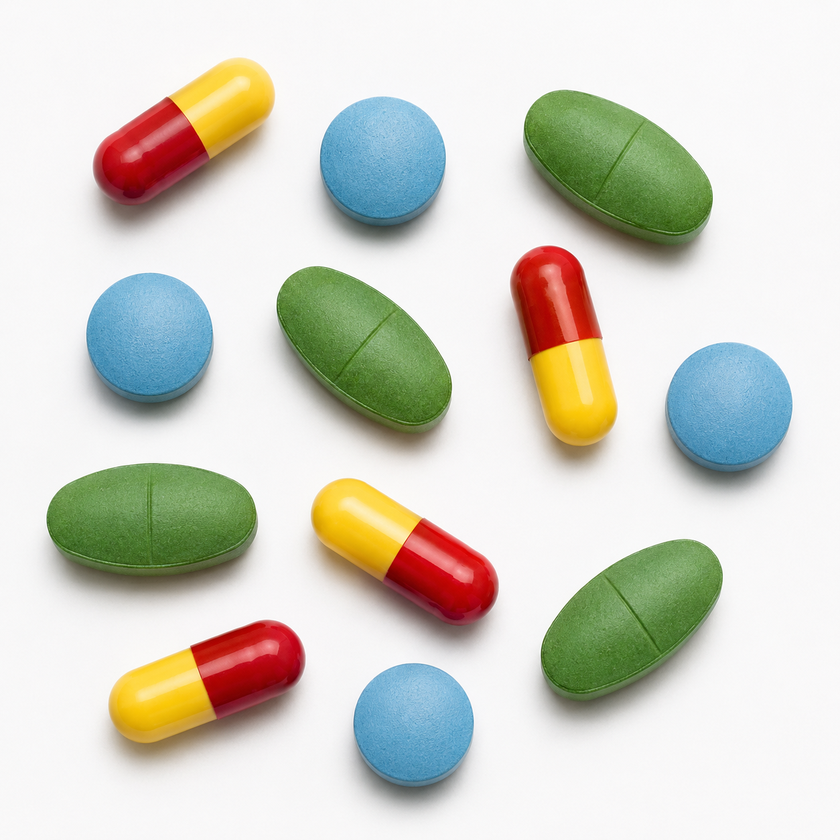
#> input picture image/input/remedio.png, 840 x 840 px, shrunk from 1254 x 1254 before the run
$ jupyter execute Representacao.ipynb
#> lines starting #> are read from the running program, lines starting #| are printed output that depends on the picture; after the words box and inside, x2 and y2 are one past the last pixel; in counts of white or black regions, pixels touching at a corner belong together
# Atividade 2 – Parte 1: Representação de Objetos
**TECA2 – Tópicos em Visão Computacional**
**Alunos:** Henryque Oliveira, Matheus Marinho e Rodrigo Oliveira

**Contexto de aplicação:** Inspeção farmacêutica – análise de comprimidos e cápsulas sobre bandeja.

O pipeline desta parte percorre as seguintes etapas:
1. Preparação da imagem base
2. Binarização com múltiplas abordagens (limiar fixo, Otsu, adaptativo)
3. Operações morfológicas
4. Rotulação de componentes conectados
5. Análise comparativa (conectividade-4 vs conectividade-8)

## 0. Importações e configurações

[cell 1]
import cv2
import os

# Garante que a pasta de saída existe
os.makedirs("../image/output", exist_ok=True)
import numpy as np
import matplotlib.pyplot as plt
import matplotlib.patches as mpatches
import pandas as pd
import time

# Exibe figuras maiores e nítidas no notebook
plt.rcParams['figure.dpi'] = 120
plt.rcParams['figure.figsize'] = (14, 5)

# Caminho da imagem base
IMG_PATH = '../image/input/remedio.png'

print('Bibliotecas carregadas com sucesso.')

---
## Etapa 1 – Preparação da imagem base

[cell 2]
# Carrega a imagem em BGR (padrão OpenCV) e converte para RGB (exibição)
img_bgr = cv2.imread(IMG_PATH)
#> img_bgr is the input picture: shape (840, 840, 3); mean B, G, R 200.2, 211, 211.3
img_rgb = cv2.cvtColor(img_bgr, cv2.COLOR_BGR2RGB)

# Converte para escala de cinza – usada em todas as etapas seguintes
img_gray = cv2.cvtColor(img_bgr, cv2.COLOR_BGR2GRAY)

h, w = img_gray.shape
print(f'Resolução: {w} × {h} pixels')
#| Resolução: 840 × 840 pixels
print(f'Valor mínimo de cinza: {img_gray.min()}')
#| Valor mínimo de cinza: 27
print(f'Valor máximo de cinza: {img_gray.max()}')
#| Valor máximo de cinza: 255
print(f'Contraste médio estimado: {img_gray.max() - img_gray.min()} níveis de cinza')
#| Contraste médio estimado: 228 níveis de cinza

# Exibe original e escala de cinza lado a lado
fig, axes = plt.subplots(1, 2, figsize=(12, 5))
axes[0].imshow(img_rgb)
axes[0].set_title('Imagem Original (RGB)', fontsize=13)
axes[0].axis('off')

axes[1].imshow(img_gray, cmap='gray')
axes[1].set_title('Escala de Cinza', fontsize=13)
axes[1].axis('off')

plt.tight_layout()
plt.savefig('../image/output/etapa1_preparacao.png', bbox_inches='tight')
plt.show()

---
## Etapa 2 – Binarização com múltiplas abordagens

### 2.1 Análise do histograma para escolha do limiar fixo

[cell 3]
# Calcula o histograma da imagem em cinza
hist = cv2.calcHist([img_gray], [0], None, [256], [0, 256]).flatten()
#> hist = 256 values, max 141342 at index 248, min 0 at index 0, mean 2756.2

# O fundo é claro (branco/cinza muito claro). Os objetos aparecem em tons mais escuros.
# Analisando o histograma, escolhemos um limiar que separa o fundo dos objetos.
# O pico do fundo deve estar perto de 220-255; os objetos ficam abaixo de ~200.
LIMIAR_FIXO = 200  # Ajuste conforme análise visual do histograma

plt.figure(figsize=(10, 4))
plt.bar(range(256), hist, width=1, color='steelblue', alpha=0.7)
plt.axvline(LIMIAR_FIXO, color='red', linewidth=2, label=f'Limiar fixo = {LIMIAR_FIXO}')
plt.title('Histograma da Imagem em Cinza com Limiar Fixo Marcado', fontsize=13)
plt.xlabel('Intensidade de cinza')
plt.ylabel('Frequência de pixels')
plt.legend()
plt.tight_layout()
plt.savefig('../image/output/etapa2_histograma_fixo.png', bbox_inches='tight')
plt.show()

# Observação: Procure pelo vale entre o pico dos objetos e o pico do fundo.
# O limiar ideal fica nesse vale.

### 2.2 Aplicação das três técnicas de limiarização

[cell 4]
# --- Técnica 1: Thresholding global com valor fixo ---
# cv2.THRESH_BINARY_INV: pixels ABAIXO do limiar viram branco (objetos), fundo vira preto
_, bin_fixo = cv2.threshold(img_gray, LIMIAR_FIXO, 255, cv2.THRESH_BINARY_INV)

# --- Técnica 2: Thresholding automático de Otsu ---
# Otsu encontra o limiar ótimo automaticamente minimizando a variância intra-classe
otsu_val, bin_otsu = cv2.threshold(img_gray, 0, 255,
                                    cv2.THRESH_BINARY_INV + cv2.THRESH_OTSU)
#> otsu_val = 183
print(f'Limiar calculado por Otsu: {otsu_val:.1f}')
#| Limiar calculado por Otsu: 183.0

# --- Técnica 3: Thresholding adaptativo (Gaussiano) ---
# Calcula um limiar diferente para cada região da imagem (janela local)
# Útil quando a iluminação não é uniforme em toda a imagem
bin_adaptativo = cv2.adaptiveThreshold(
    img_gray, 255,
    cv2.ADAPTIVE_THRESH_GAUSSIAN_C,  # média ponderada gaussiana da vizinhança
    cv2.THRESH_BINARY_INV,
    blockSize=51,   # tamanho da janela local (deve ser ímpar)
    C=10            # constante subtraída da média
)

# Exibe as três binarizações lado a lado
fig, axes = plt.subplots(1, 3, figsize=(15, 5))
titulos = [
    f'Limiar Fixo ({LIMIAR_FIXO})',
    f'Otsu (limiar={otsu_val:.0f})',
    'Adaptativo Gaussiano'
]
#> titulos = ['Limiar Fixo (200)', 'Otsu (limiar=183)', 'Adaptativo Gaussiano']
imgs_bin = [bin_fixo, bin_otsu, bin_adaptativo]

for ax, img, titulo in zip(axes, imgs_bin, titulos):
    ax.imshow(img, cmap='gray')
    ax.set_title(titulo, fontsize=12)
    ax.axis('off')
#> this loop made 3 passes
#> titulo on passes 1 to 3: 'Limiar Fixo (200)', 'Otsu (limiar=183)', 'Adaptativo Gaussiano'

plt.suptitle('Comparação das Técnicas de Binarização', fontsize=14, y=1.02)
plt.tight_layout()
plt.savefig('../image/output/etapa2_binarizacoes.png', bbox_inches='tight')
plt.show()

### 2.3 Visualização completa: entrada → histograma → binarização

[cell 5]
limiares = [LIMIAR_FIXO, otsu_val, None]  # None para adaptativo (não tem valor único)
nomes = [f'Fixo ({LIMIAR_FIXO})', f'Otsu ({otsu_val:.0f})', 'Adaptativo Gaussiano']
#> nomes = ['Fixo (200)', 'Otsu (183)', 'Adaptativo Gaussiano']
cores = ['red', 'green', 'purple']

fig, axes = plt.subplots(3, 3, figsize=(15, 12))

for i, (img_bin, nome, limiar, cor) in enumerate(zip(imgs_bin, nomes, limiares, cores)):
    # Coluna 0: imagem original em cinza
    axes[i, 0].imshow(img_gray, cmap='gray')
    axes[i, 0].set_title('Imagem em Cinza', fontsize=11)
    axes[i, 0].axis('off')

    # Coluna 1: histograma com limiar marcado
    axes[i, 1].bar(range(256), hist, width=1, color='steelblue', alpha=0.6)
    if limiar is not None:
        axes[i, 1].axvline(limiar, color=cor, linewidth=2.5, label=f'Limiar = {limiar:.0f}')
        axes[i, 1].legend(fontsize=9)
    else:
        axes[i, 1].set_title('Histograma (limiar local)', fontsize=11)
    axes[i, 1].set_title(f'Histograma – {nome}', fontsize=11)
    axes[i, 1].set_xlabel('Intensidade')
    axes[i, 1].set_ylabel('Frequência')

    # Coluna 2: imagem binarizada
    axes[i, 2].imshow(img_bin, cmap='gray')
    axes[i, 2].set_title(f'Binarização – {nome}', fontsize=11)
    axes[i, 2].axis('off')
#> this loop made 3 passes
#> (nome, limiar, cor) on passes 1 to 3: ('Fixo (200)', 200, 'red'), ('Otsu (183)', 183, 'green'), ('Adaptativo Gaussiano', None, 'purple')

plt.suptitle('Pipeline Completo: Cinza → Histograma → Binarização', fontsize=14, y=1.01)
plt.tight_layout()
plt.savefig('../image/output/etapa2_pipeline_completo.png', bbox_inches='tight')
plt.show()

---
## Etapa 3 – Operações morfológicas

Operações morfológicas são aplicadas na **melhor binarização** para remover ruídos e preencher buracos internos nos objetos.

- **Opening (abertura):** Erosão seguida de dilatação → remove ruídos pequenos (pixels isolados)
- **Closing (fechamento):** Dilatação seguida de erosão → preenche buracos dentro dos objetos

[cell 6]
# Escolha da melhor binarização para morfologia
# Otsu geralmente é mais robusta para imagens com boa separação de classes
bin_melhor = bin_otsu.copy()
NOME_MELHOR = f'Otsu (limiar={otsu_val:.0f})'
#> NOME_MELHOR = 'Otsu (limiar=183)'

# Define dois tamanhos de elemento estruturante (núcleo elíptico)
kernel_pequeno = cv2.getStructuringElement(cv2.MORPH_ELLIPSE, (5, 5))
kernel_grande  = cv2.getStructuringElement(cv2.MORPH_ELLIPSE, (15, 15))

# Opening: remove ruídos externos (pixels brancos isolados)
open_peq  = cv2.morphologyEx(bin_melhor, cv2.MORPH_OPEN,  kernel_pequeno)
open_gran = cv2.morphologyEx(bin_melhor, cv2.MORPH_OPEN,  kernel_grande)

# Closing: fecha buracos internos (ex: divisão visível nos comprimidos)
close_peq  = cv2.morphologyEx(open_peq,  cv2.MORPH_CLOSE, kernel_pequeno)
close_gran = cv2.morphologyEx(open_gran, cv2.MORPH_CLOSE, kernel_grande)

fig, axes = plt.subplots(2, 3, figsize=(15, 9))

imagens_morph = [
    (bin_melhor, f'Original ({NOME_MELHOR})'),
    (open_peq,   'Opening – kernel 5×5'),
    (close_peq,  'Opening+Closing – kernel 5×5'),
    (bin_melhor, f'Original ({NOME_MELHOR})'),
    (open_gran,  'Opening – kernel 15×15'),
    (close_gran, 'Opening+Closing – kernel 15×15'),
]

for ax, (img, titulo) in zip(axes.flat, imagens_morph):
    ax.imshow(img, cmap='gray')
    ax.set_title(titulo, fontsize=11)
    ax.axis('off')
#> this loop made 6 passes
#> titulo on passes 1 to 4: 'Original (Otsu (limiar=183))', 'Opening – kernel 5×5', 'Opening+Closing – kernel 5×5', 'Original (Otsu (limiar=183))'

plt.suptitle('Efeito das Operações Morfológicas (Opening e Closing)', fontsize=14, y=1.01)
plt.tight_layout()
plt.savefig('../image/output/etapa3_morfologia.png', bbox_inches='tight')
plt.show()

# A binarização morfologicamente tratada será usada nas etapas seguintes
bin_final = close_peq
print('Binarização final selecionada: Otsu + Opening + Closing (kernel 5×5)')

---
## Etapa 4 – Rotulação de Componentes Conectados

O algoritmo `cv2.connectedComponentsWithStats` percorre a imagem binarizada e atribui um rótulo único para cada grupo de pixels conectados (blob). O rótulo 0 é reservado ao fundo.

[cell 7]
def rotular_componentes(binaria, conectividade=8):
    """
    Aplica rotulação de componentes conectados.
    Retorna: número de rótulos, mapa de rótulos, estatísticas, centróides.
    """
    num_labels, labels, stats, centroids = cv2.connectedComponentsWithStats(
        binaria, connectivity=conectividade
    )
    return num_labels, labels, stats, centroids


def filtrar_blobs(stats, centroids, area_minima=500, img_shape=None):
    """
    Filtra blobs com área menor que area_minima.
    O rótulo 0 (fundo) é sempre removido.
    Retorna os índices válidos.
    """
    indices_validos = []
    for i in range(1, len(stats)):  # ignora rótulo 0 = fundo
        area = stats[i, cv2.CC_STAT_AREA]
        if area >= area_minima:
            indices_validos.append(i)
    return indices_validos


# Aplica a rotulação com conectividade-8
num_labels, labels, stats, centroids = rotular_componentes(bin_final, conectividade=8)
#> in rotular_componentes, `num_labels, labels, stats, centroids = cv2.connectedComponentsWithStat..`: num_labels = 13; stats = 13 rows, first 6: [0, 0, 840, 840, 513028], [523, 90, 190, 177, 23112], [93, 97, 176, 133, 13113], [320, 110, 126, 135, 11984], [510, 246, 105, 220, 11162], [276, 266, 176, 187, 21858]; centroids = 13 rows, first 8: [425.7, 415.6], [616, 176.9], [166.6, 160.7], [378.6, 181.7], [555.4, 341.4], [362.9, 358.4], [147.4, 351.4], [725.4, 420.7]
#> num_labels = 13
indices_validos = filtrar_blobs(stats, centroids, area_minima=500)
#> the loop in filtrar_blobs, `for i in range(1, len(stats)):` made 12 passes
#> area on passes 1 to 4: 23112, 13113, 11984, 11162
#> after the loop in filtrar_blobs, `for i in range(1, len(stats)):`: indices_validos = [1, 2, 3, 4, 5, 6, 7, 8, 9, 10, 11, 12]
#> indices_validos = [1, 2, 3, 4, 5, 6, 7, 8, 9, 10, 11, 12]

print(f'Total de componentes detectados (incluindo fundo): {num_labels}')
#| Total de componentes detectados (incluindo fundo): 13
print(f'Blobs válidos (área ≥ 500 px): {len(indices_validos)}')
#| Blobs válidos (área ≥ 500 px): 12

[cell 8]
def criar_imagem_colorida(labels, indices_validos):
    """
    Gera uma imagem colorida onde cada blob recebe uma cor distinta.
    Usa o colormap HSV para garantir cores bem distribuídas.
    """
    h, w = labels.shape
    img_colorida = np.zeros((h, w, 3), dtype=np.uint8)
    n = len(indices_validos)
    colormap = plt.get_cmap('hsv', n)

    for idx, label_id in enumerate(indices_validos):
        cor = np.array(colormap(idx)[:3]) * 255  # RGB 0-255
        img_colorida[labels == label_id] = cor.astype(np.uint8)

    return img_colorida


img_colorida = criar_imagem_colorida(labels, indices_validos)
#> in criar_imagem_colorida, `n = len(indices_validos)`: n = 12
#> the loop in criar_imagem_colorida, `for idx, label_id in enumerate(indices_validos):` made 12 passes
#> cor on passes 1 to 4: [255, 0, 0], [255, 136.9, 0], [236.2, 255, 0], [99.25, 255, 0]
#> after the loop in criar_imagem_colorida, `for idx, label_id in enumerate(indices_validos):`:
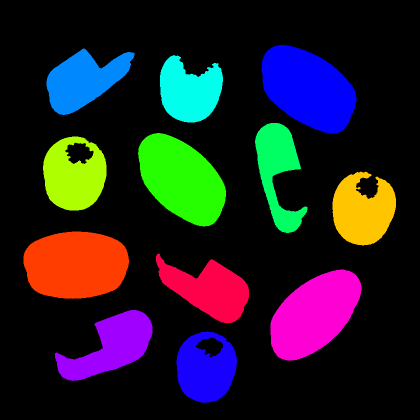
#> img_colorida: shape (840, 840, 3) (shown at 1/2 size); mean of channels 0, 1, 2 36.1, 29.4, 33.9; drawn as B, G, R

# Sobrepõe contornos e bounding boxes na imagem original
img_anotada = img_rgb.copy()

for idx, label_id in enumerate(indices_validos):
    x = stats[label_id, cv2.CC_STAT_LEFT]
    y = stats[label_id, cv2.CC_STAT_TOP]
    ww = stats[label_id, cv2.CC_STAT_WIDTH]
    hh = stats[label_id, cv2.CC_STAT_HEIGHT]
    cx, cy = int(centroids[label_id][0]), int(centroids[label_id][1])

    # Bounding box em verde
    cv2.rectangle(img_anotada, (x, y), (x + ww, y + hh), (0, 220, 0), 2)

    # Contorno do blob em amarelo
    mask_blob = (labels == label_id).astype(np.uint8)
    contornos, _ = cv2.findContours(mask_blob, cv2.RETR_EXTERNAL, cv2.CHAIN_APPROX_SIMPLE)
    cv2.drawContours(img_anotada, contornos, -1, (255, 220, 0), 2)

    # ID do componente acima da bounding box
    cv2.putText(img_anotada, f'#{idx+1}', (x, y - 6),
                cv2.FONT_HERSHEY_SIMPLEX, 0.7, (255, 50, 50), 2)
#> this loop made 12 passes
#> (x, y, ww, hh, cx, cy) on passes 1 to 4: (523, 90, 190, 177, 616, 176), (93, 97, 176, 133, 166, 160), (320, 110, 126, 135, 378, 181), (510, 246, 105, 220, 555, 341)
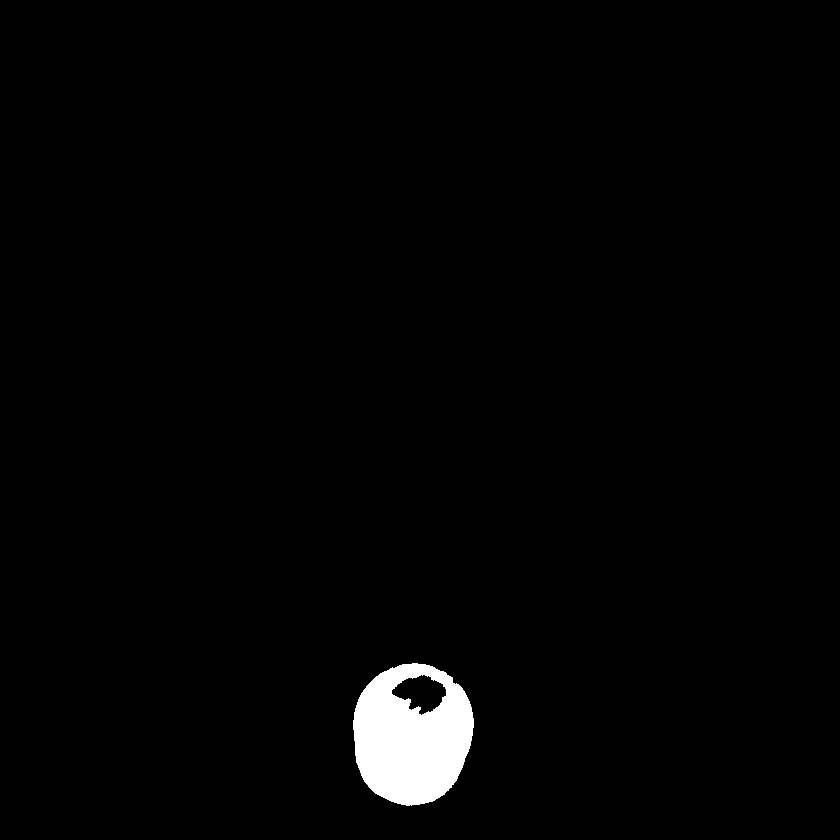
#> mask_blob: shape (840, 840); values 0 (black) and 1 (white), 1.7% white; 1 white region, box (x1, y1, x2, y2) and area: (353, 663, 474, 806) 12319

fig, axes = plt.subplots(1, 2, figsize=(14, 6))
axes[0].imshow(img_colorida)
axes[0].set_title(f'Mapa de Blobs Coloridos ({len(indices_validos)} objetos)', fontsize=13)
axes[0].axis('off')

axes[1].imshow(img_anotada)
axes[1].set_title('Contornos e Bounding Boxes na Imagem Original', fontsize=13)
axes[1].axis('off')

plt.tight_layout()
plt.savefig('../image/output/etapa4_rotulacao.png', bbox_inches='tight')
plt.show()

[cell 9]
# Histograma de áreas dos blobs detectados
areas = [stats[i, cv2.CC_STAT_AREA] for i in indices_validos]
#> areas = [23112, 13113, 11984, 11162, 21858, 13412, 13198, 23248, 13546, 21690, 13930, 12319]

plt.figure(figsize=(9, 4))
plt.hist(areas, bins=10, color='steelblue', edgecolor='white', linewidth=0.8)
plt.axvline(np.mean(areas), color='red', linestyle='--', linewidth=2,
            label=f'Média = {np.mean(areas):.0f} px²')
plt.title('Histograma de Áreas dos Blobs Detectados', fontsize=13)
plt.xlabel('Área (pixels²)')
plt.ylabel('Número de blobs')
plt.legend()
plt.tight_layout()
plt.savefig('../image/output/etapa4_histograma_areas.png', bbox_inches='tight')
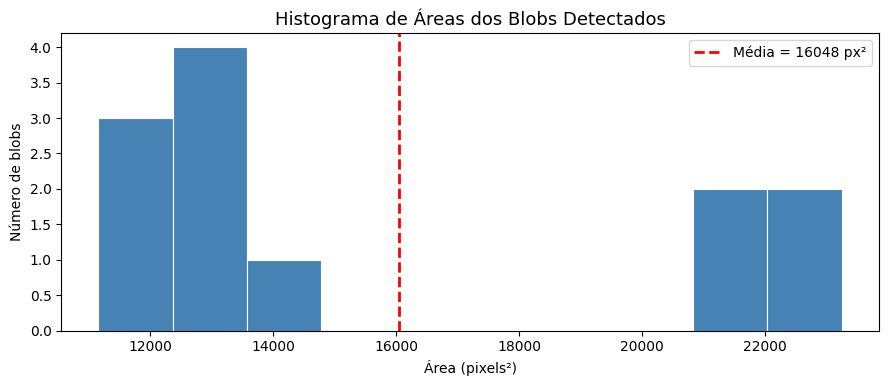
#> figure drawn by matplotlib, 1 panel; tallest bar 4 high, from x = 12370.6 to 13579.2
plt.show()

print(f'Área mínima: {min(areas):.0f} px²')
#| Área mínima: 11162 px²
print(f'Área máxima: {max(areas):.0f} px²')
#| Área máxima: 23248 px²
print(f'Área média:  {np.mean(areas):.0f} px²')
#| Área média:  16048 px²

---
## Etapa 5 – Análise Comparativa: Conectividade-4 vs Conectividade-8

[cell 10]
resultados_conectividade = []

for conn in [4, 8]:
    t_inicio = time.perf_counter()
    n_labels, lbs, sts, cents = rotular_componentes(bin_final, conectividade=conn)
    t_fim = time.perf_counter()

    idxs = filtrar_blobs(sts, cents, area_minima=500)
    areas_conn = [sts[i, cv2.CC_STAT_AREA] for i in idxs]

    resultados_conectividade.append({
        'Conectividade': conn,
        'N° de blobs (total)': n_labels - 1,  # -1 para excluir o fundo
        'N° de blobs válidos (área ≥ 500)': len(idxs),
        'Área média (px²)': round(np.mean(areas_conn), 1) if areas_conn else 0,
        'Área mínima (px²)': min(areas_conn) if areas_conn else 0,
        'Área máxima (px²)': max(areas_conn) if areas_conn else 0,
        'Tempo (ms)': round((t_fim - t_inicio) * 1000, 3)
    })
#> this loop made 2 passes
#> (num_labels in rotular_componentes, n_labels, idxs) on passes 1 to 2: (13, 13, [1, 2, 3, 4, 5, 6, 7, 8, 9, 10, 11, 12]), (13, 13, [1, 2, 3, 4, 5, 6, 7, 8, 9, 10, 11, 12])
#> after the loop, resultados_conectividade = 2 items

df_comparativo = pd.DataFrame(resultados_conectividade)
#> df_comparativo = table of 2 rows and 7 columns
df_comparativo = df_comparativo.set_index('Conectividade')
#> df_comparativo = table of 2 rows and 6 columns
print('Tabela Comparativa – Conectividade-4 vs Conectividade-8')
print('=' * 60)
display(df_comparativo)

[cell 11]
# Visualização lado a lado das rotulações com conectividade-4 e 8
fig, axes = plt.subplots(1, 2, figsize=(14, 6))

for ax, conn in zip(axes, [4, 8]):
    n_l, lbs, sts, cents = rotular_componentes(bin_final, conectividade=conn)
    idxs = filtrar_blobs(sts, cents, area_minima=500)
    img_col = criar_imagem_colorida(lbs, idxs)
    ax.imshow(img_col)
    ax.set_title(f'Conectividade-{conn} → {len(idxs)} blobs válidos', fontsize=13)
    ax.axis('off')
#> this loop made 2 passes
#> (num_labels in rotular_componentes, n_l, idxs, n in criar_imagem_colorida) on passes 1 to 2: (13, 13, [1, 2, 3, 4, 5, 6, 7, 8, 9, 10, 11, 12], 12), (13, 13, [1, 2, 3, 4, 5, 6, 7, 8, 9, 10, 11, 12], 12)

plt.suptitle('Comparação Visual: Conectividade-4 vs Conectividade-8', fontsize=14)
plt.tight_layout()
plt.savefig('../image/output/etapa5_comparacao_conectividade.png', bbox_inches='tight')
plt.show()

---
## Tabela Comparativa das Binarizações

[cell 12]
# Avalia cada binarização com conectividade-8
dados_bin = []
for nome_bin, img_bin in zip(['Fixo', 'Otsu', 'Adaptativo'], imgs_bin):
    # Aplica morfologia mínima antes de rotular
    img_morf = cv2.morphologyEx(img_bin, cv2.MORPH_OPEN,  kernel_pequeno)
    img_morf = cv2.morphologyEx(img_morf, cv2.MORPH_CLOSE, kernel_pequeno)

    n_l, lbs, sts, cents = rotular_componentes(img_morf, conectividade=8)
    idxs = filtrar_blobs(sts, cents, area_minima=500)
    areas_b = [sts[i, cv2.CC_STAT_AREA] for i in idxs]

    dados_bin.append({
        'Técnica': nome_bin,
        'N° blobs detectados': len(idxs),
        'N° esperado': 12,  # Validado por contagem manual na imagem original (12 objetos visíveis)
        'Diferença': len(idxs) - 12,
        'Área média (px²)': round(np.mean(areas_b), 1) if areas_b else 0
    })
#> this loop made 3 passes
#> pass 1, in rotular_componentes (call 6), `num_labels, labels, stats, centroids = cv2.connectedComponentsWithStat..`:
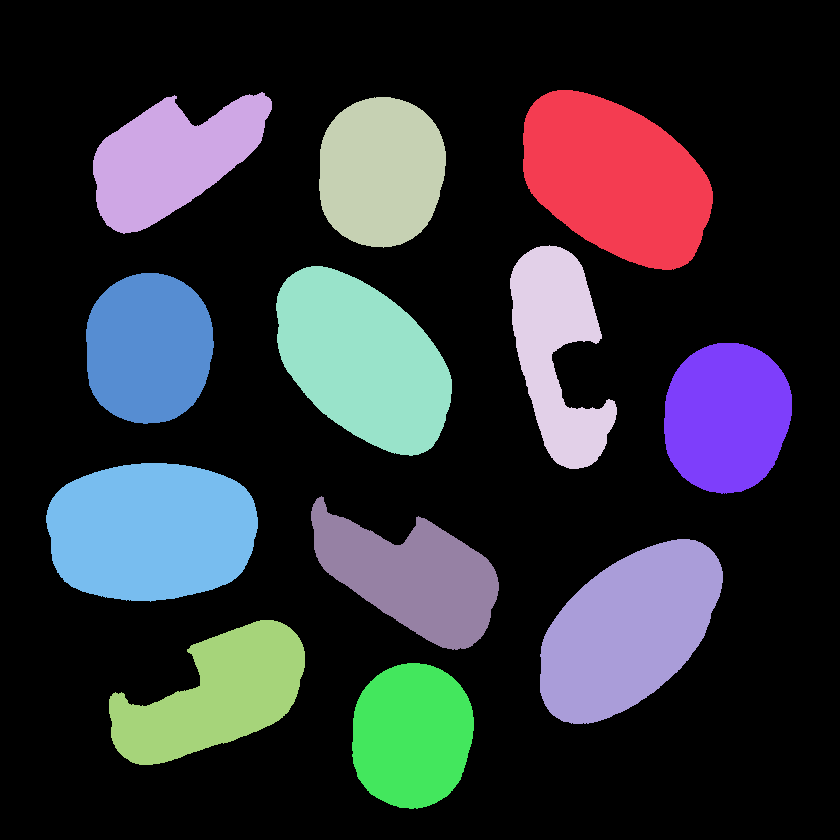
#> labels: shape (840, 840) int32; 13 distinct labels, from 0 to 12; one colour per label, 0 black
#> after the loop:
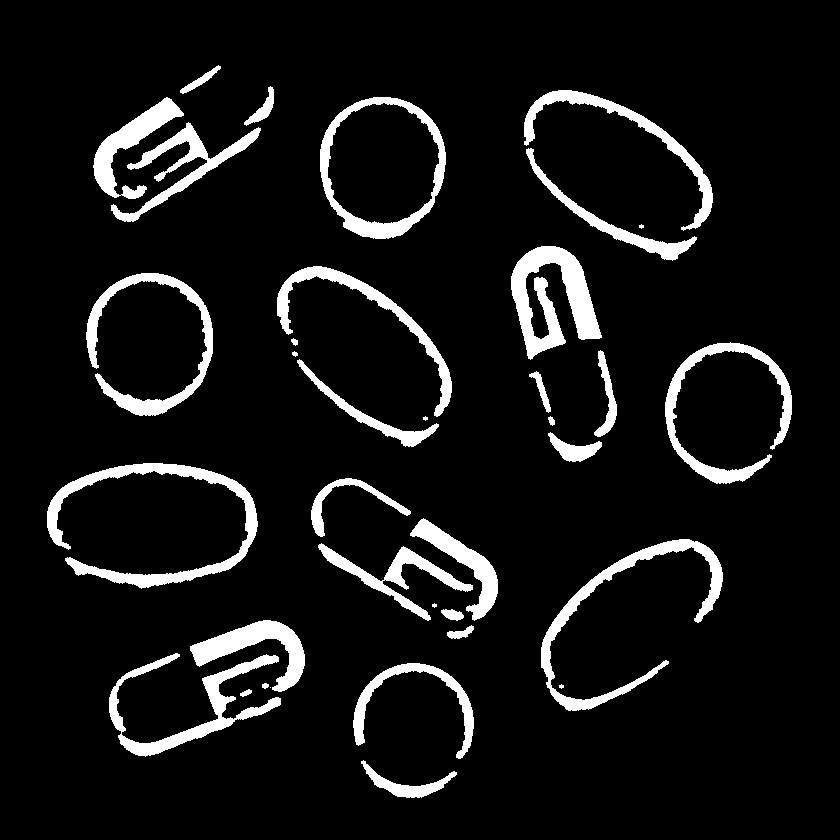
#> img_morf: shape (840, 840); 8.3% white; 36 white regions (5 under 20 px), largest, box (x1, y1, x2, y2) and area: (47, 463, 258, 589) 4968, (511, 246, 602, 360) 4880, (541, 539, 723, 711) 4233
#> after the loop, dados_bin = 3 items

df_binarizacoes = pd.DataFrame(dados_bin).set_index('Técnica')
#> df_binarizacoes = table of 3 rows and 4 columns
print('Tabela Comparativa das Técnicas de Binarização')
print('=' * 60)
display(df_binarizacoes)
